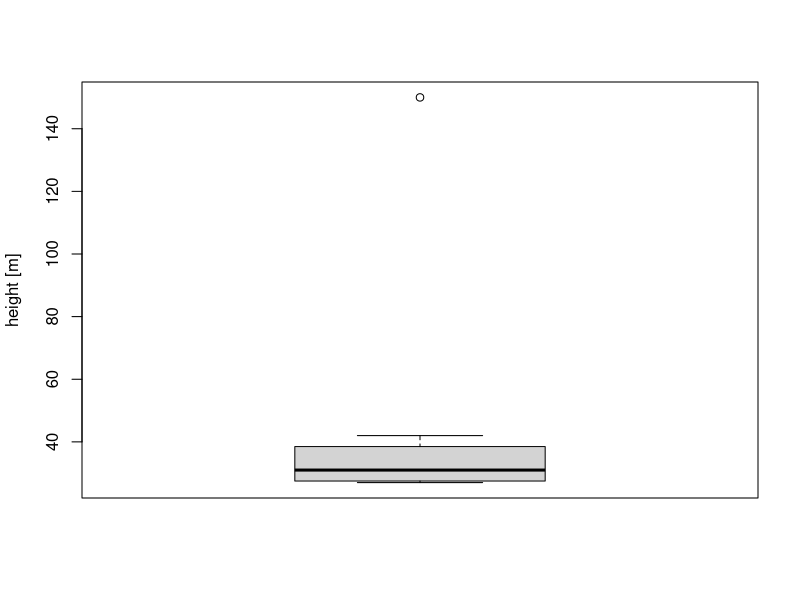
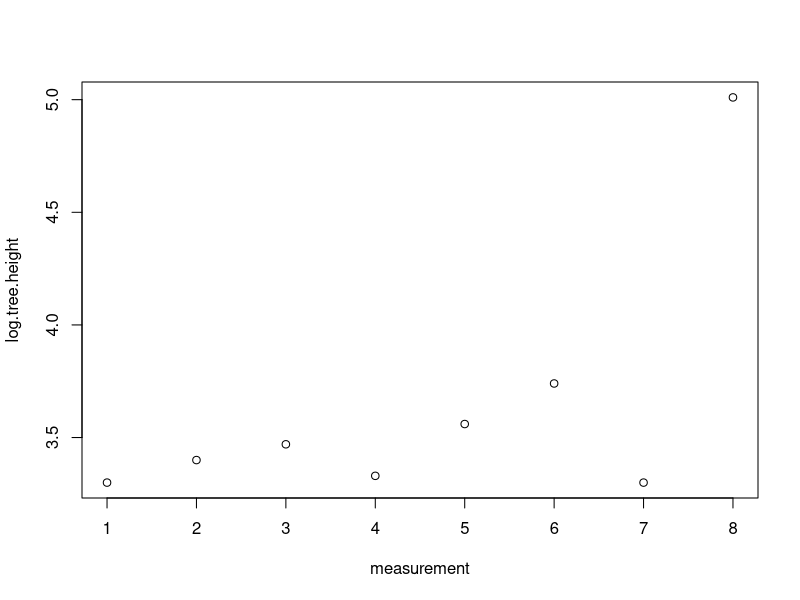
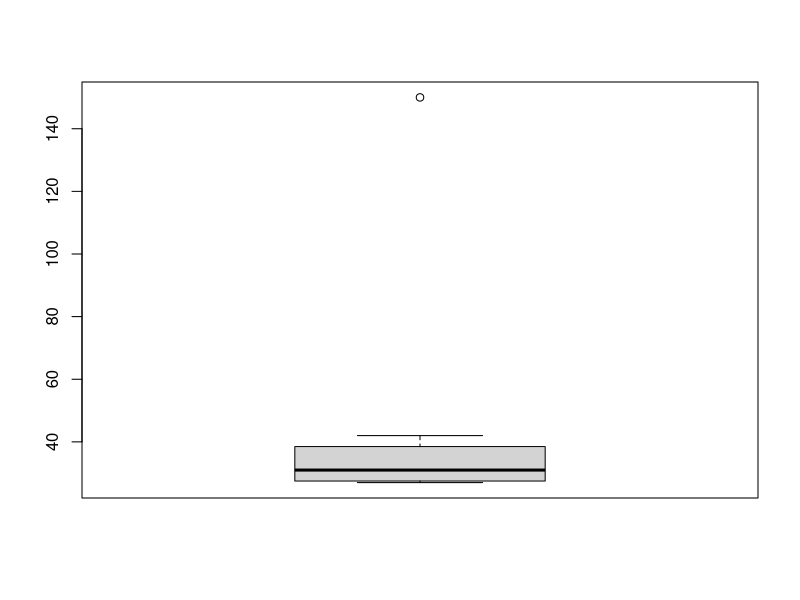
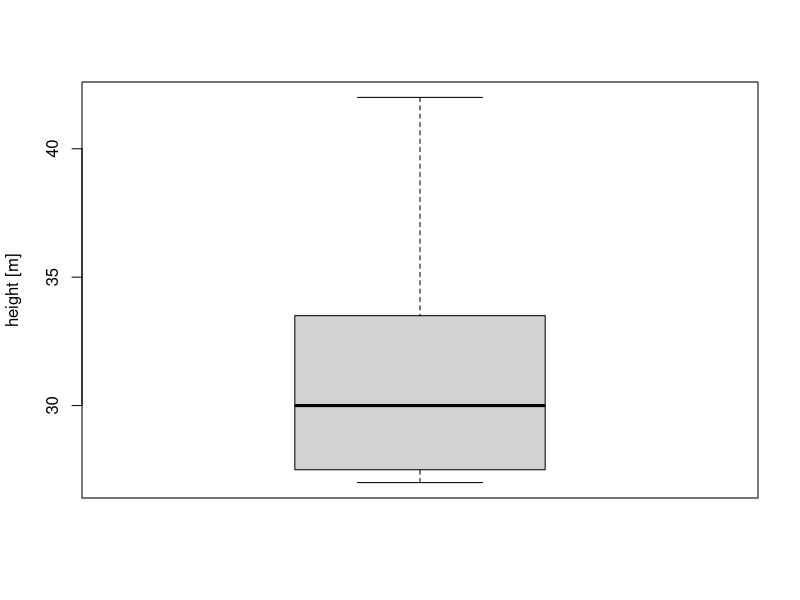

Generate these figures, in order, with R: (Note: this script raises an error after producing the figures.)
#Setup---
# https://librarysearch.stir.ac.uk/discovery/fulldisplay?docid=alma991004705879706861&context=L&vid=44UST_INST:VU1&lang=en&search_scope=ALMA_NO_JOURNALS&adaptor=Local%20Search%20Engine&tab=LibraryCatalog&query=any,contains,r%20ecology&offset=0
# file:///C:/Users/tmaso/OneDrive/Msc%20Environmental%20Management/R/Lakicevic2020_Book_IntroductionToRForTerrestrialE.pdf

library(dplyr)
library(ggplot2)

#Creating vectors----
id<-1:12
species<-paste("Species", 1:12)
size<-c(50,25,30,45,2,70,22,20,10,45,22,56)
altitude<-c(rep("0-500",2), rep("501-1000",3), rep("1001-1500",5), rep("0-500",2))
protection<-c(rep(T, each=5), rep(F, each=7))

# create DF----
df<-data.frame(id, species, size, altitude, protection)
df
View(df)

# subsetting data (and making a separate DF)----
df_subset<-subset(df,size>=50)
View(df_subset)

# multiple criteria subset
subset(df, size>10 &(altitude=="0-500"|altitude=="501-1000")&protection==T)

#removing elements from a dataframe
  #remove a row
df[-12,] # removes 12th row
df[-c(1:7,10),] #removes 1 to 7 and 10

#remove cols based on name
subset(df,select = -c(altitude,protection))

#remove cols and rows at the same time
df[-(2:9),-c(1,3)] #removes rows 2 to 9 and rows 1 and 3df
# to keep only cols 1 and 3, just remove the "-" before "c"

#Adding elements to a data frame----
# This will add the year 2018, 2019 repeated 6x
year<-c(rep(2018:2019,6))

#append to the DF
cbind(df,year) #or
data.frame(df,year)

#Merge DF's----

# COLUMNS
  #create new df to merge 
df.category<-data.frame(id=1:12,category=c("a","b","c"))
df.category
  # merge
merge(df,df.category,by="id")

# ROWS
df.row<-apply(df,2,min) #this row contains the lowest value in each column
df.row
#this creates 1 row, it can be added using rbind
rbind(df,df.row)

# or as a list, create the list
row.list<-list(15,"species 8",28,"501-1000",T)
row.list
#bind it
rbind(df[1:3,],row.list) #this binds it with only entries 1,3 for example

# OPERATIONS----

#cut function
size.group<-cut(df$size,breaks=3,
                labels = c("small","medium","large"))
size.group
cbind(df,size.group)
# in this example R auto-defines small, med and large
  # but we can define our own thresholds
size.group2<-cut(df$size,breaks=c(0,30,100), #2 groups are make <=30 and bwteen 30-100.
                 labels=c("regular","remarkable"))
size.group2
cbind(df,size.group2)

#Manipulating the dataframe----

  #find max population size for protected species
protected<-subset(df,protection==T)
max(protected$size)
protected

  #count species with protected status
length(which(df$protection==T))
    # and in a specific range
length(which(df$protection==T & df$altitude=="0-500"))

  #max pop size in each range
df3<-aggregate(df$size,by=list(altitude),FUN=max)
df3
   #name the columns
names(df3)<-c("altitude","max pop size")
   #reorder the data
df3[order(df3$`max pop size`),]

#calculate avg pop size by protection status
df4<-aggregate(df$size,by=list(protection),FUN=mean)
names(df4)<-c("protection","avg pop size")
df4

#MISSING DATA----
  # for demo, replace pop sizes of 45 with NA
df$size[df$size==45]<-NA
df.na<-df
df.na

# NA data means tha certain sums will not work, for example
sum(df$size)
# NA values need to be replaced
sum(df$size,na.rm=T)
  # na remove sums up all the values excluding NA

# in order to list all rows with NA (missing data)
df[!complete.cases(df),]

#Replacing missing values----
#Creating a vector with complete cases
size.complete<-df$size[complete.cases(df$size)]
size.complete
#Finding a mode value for complete cases
size.complete<-factor(size.complete)
mode<-rev(sort(summary(size.complete)))
mode<-mode[1]
mode
#Filling missing elements with the mode value
df$size[!complete.cases(df$size)]<-22
df$size
df # NA's have been placed with 22

#Finding the median value of complete cases
median<-median(df$size, na.rm=T)
median
#Filling missing elements with the median value
df$size[!complete.cases(df$size)]<-median
df$size
df # NA's have been placed with 22

# "Safe" NA threshold----
  #There is a conventional threshold regarding the number 
  #of missing values in a row or column that should be taken 
  #into account. If we have large datasets, a threshold of 5% 
  #missing values is considered “safe.” 
  #For cases in which there are more than 5% missing values, 
  #it is recommended to discard that column or row from the data

#Checking percentage of missing elements in a column
per.missing<-function(x){sum(is.na(x))/length(x)*100}
apply(df.na, 2, per.missing)
# we have 16% data NA. This a big issue because this is a small dataset

#Checking percentage of missing elements in a row
miss.rows<-apply(df.na, 1, per.missing)
cbind(id, miss.rows)
  # shows that 20% of elements have missing data in THE ROW
   # 1 column out of 5


#OUTLIER DATA----
# transforming outliers----

#Measured height of poplar trees [meters]
tree.height.meters<-c(27,30,32,28,35,42,27,150)
  # here we have outlier data of 150
boxplot(tree.height.meters, ylab = "height [m]")
  # if we think the outlier is invalid we can just remove it, but if it valid
  # we can log-transform the data
#Transforming values using log funtion
log.tree.height<-log(tree.height.meters)
log.tree.height<-round(log.tree.height,2)
log.tree.height
#Plotting transformed values
plot(log.tree.height, xlab="measurement")

# We can ise this ^ to compare the inital and logtransformed data to show the effect
#Creating a matrix (initial and transformed values)
it<-matrix(c(tree.height.meters,log.tree.height), ncol=2, byrow=F)
colnames(it)<-c("initial", "transformed")
it
#Defining multiple functions
multi.fun <- function(x) {c(mean = mean(x),
            median = median(x), sd = sd(x))}
#Apply multiple functions
apply(it,2, multi.fun)

# removing outliers----
initial<-tree.height.meters # first, rename the dataset in question
rm.out<-initial[!initial%in%boxplot(initial)$out]
rm.out
# now the boxplot is reasonable
boxplot(rm.out, ylab="height [m]")
# with SUMMARY i can pull descriptive data
summary(rm.out)

# BASIC ECOLOGICAL ANALYSIS----
attach(pdtest)
pdata<-pdtest
View(pdata)
dim(pdata)
str(pdata)
unique(`Type 1`)

# create a new DF subset for all Fire Types
fire<-subset(pdata,`Type 1`=="Fire")
View(fire)

# back to pdata, make Type 1 a factor
pdata$`Type 1`<-factor(pdata$`Type 1`)
summary(pdata$`Type 1`) # see totals per Type1

#calculate biological spectrum
biospec<-prop.table(summary(pdata$'Type 1'))*100
biospec# results are as a %
biospec[rev(order(biospec))] # this orders HI-LOW
